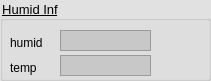
     <widget class="QGroupBox" name="groupBox_23">
      <property name="geometry">
       <rect>
        <x>200</x>
        <y>310</y>
        <width>211</width>
        <height>81</height>
       </rect>
      </property>
      <property name="font">
       <font>
        <pointsize>10</pointsize>
        <underline>true</underline>
       </font>
      </property>
      <property name="styleSheet">
       <string notr="true">background-color: rgba(225, 225, 225, 255);</string>
      </property>
      <property name="title">
       <string>Humid Inf</string>
      </property>
      <widget class="QLabel" name="label_143">
       <property name="geometry">
        <rect>
         <x>10</x>
         <y>35</y>
         <width>41</width>
         <height>16</height>
        </rect>
       </property>
       <property name="font">
        <font>
         <pointsize>9</pointsize>
        </font>
       </property>
       <property name="styleSheet">
        <string notr="true">background-color: rgba(255, 255, 255, 0);</string>
       </property>
       <property name="text">
        <string>humid</string>
       </property>
      </widget>
      <widget class="QTextEdit" name="textEdit_humid">
       <property name="geometry">
        <rect>
         <x>60</x>
         <y>30</y>
         <width>91</width>
         <height>21</height>
        </rect>
       </property>
       <property name="font">
        <font>
         <pointsize>9</pointsize>
        </font>
       </property>
       <property name="contextMenuPolicy">
        <enum>Qt::DefaultContextMenu</enum>
       </property>
       <property name="styleSheet">
        <string notr="true">background-color: rgb(200, 200, 200);</string>
       </property>
       <property name="inputMethodHints">
        <set>Qt::ImhNone</set>
       </property>
       <property name="verticalScrollBarPolicy">
        <enum>Qt::ScrollBarAlwaysOff</enum>
       </property>
       <property name="readOnly">
        <bool>true</bool>
       </property>
      </widget>
      <widget class="QLabel" name="label_144">
       <property name="geometry">
        <rect>
         <x>10</x>
         <y>60</y>
         <width>41</width>
         <height>16</height>
        </rect>
       </property>
       <property name="font">
        <font>
         <pointsize>9</pointsize>
        </font>
       </property>
       <property name="styleSheet">
        <string notr="true">background-color: rgba(255, 255, 255, 0);</string>
       </property>
       <property name="text">
        <string>temp</string>
       </property>
      </widget>
      <widget class="QTextEdit" name="textEdit_hTemp">
       <property name="geometry">
        <rect>
         <x>60</x>
         <y>55</y>
         <width>91</width>
         <height>21</height>
        </rect>
       </property>
       <property name="font">
        <font>
         <pointsize>9</pointsize>
        </font>
       </property>
       <property name="styleSheet">
        <string notr="true">background-color: rgb(200, 200, 200);</string>
       </property>
       <property name="verticalScrollBarPolicy">
        <enum>Qt::ScrollBarAlwaysOff</enum>
       </property>
       <property name="readOnly">
        <bool>true</bool>
       </property>
      </widget>
     </widget>
